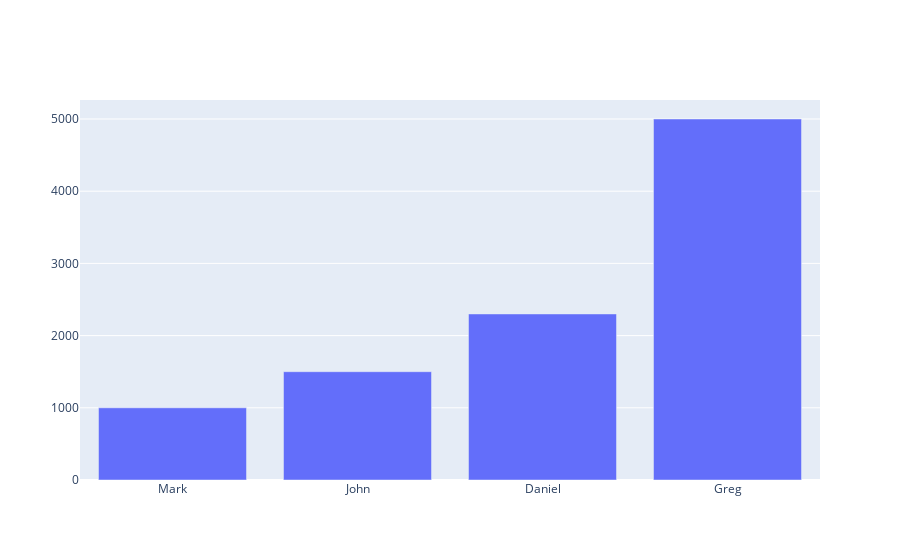

Notebook source saved alongside this figure:
### Code cell
salaries = [
	("Mark", 1000),
	("John", 1500),
	("Daniel", 2300),
	("Greg", 5000)
]

names = list(map(lambda tup:tup[0], salaries))
salary_values = list(map(lambda tup:tup[1], salaries))
data = [go.Bar(x = names,
              y = salary_values)]
fig = go.Figure(data=data)
fig.show()

### Figure 1 — Plotly figure (JSON) as saved in the notebook; plotly's stock layout.template omitted (floating-point values rounded to 4 significant figures)
{"data": [{"type": "bar", "x": ["Mark", "John", "Daniel", "Greg"], "y": [1000, 1500, 2300, 5000]}], "layout": {"autosize": true, "xaxis": {"autorange": true, "range": [-0.5, 3.5], "type": "category"}, "yaxis": {"autorange": true, "range": [0, 5263.0], "type": "linear"}}}
